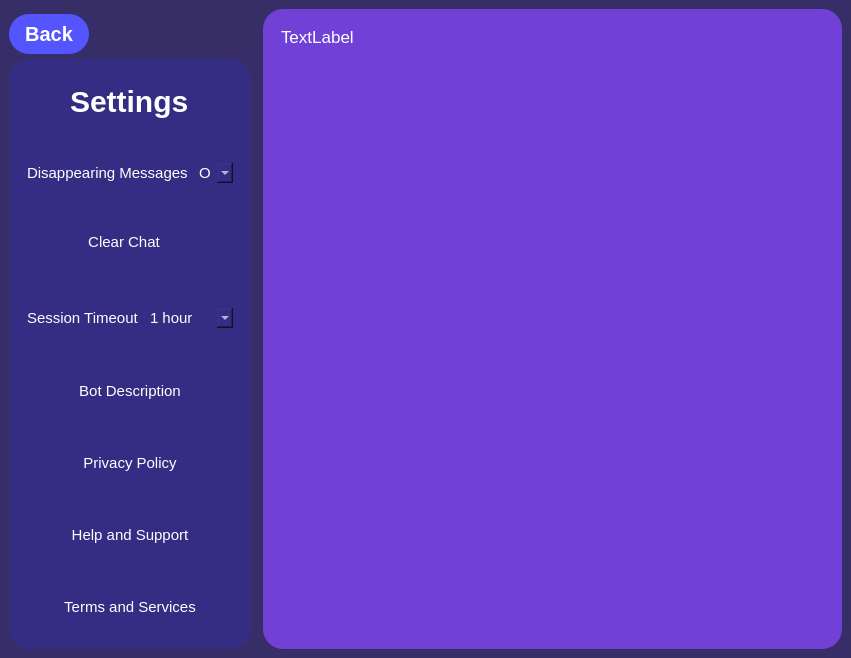
<?xml version="1.0" encoding="UTF-8"?>
<ui version="4.0">
 <class>MainWindow</class>
 <widget class="QMainWindow" name="MainWindow">
  <property name="geometry">
   <rect>
    <x>0</x>
    <y>0</y>
    <width>851</width>
    <height>658</height>
   </rect>
  </property>
  <property name="windowTitle">
   <string>MainWindow</string>
  </property>
  <property name="styleSheet">
   <string notr="true">background-color: rgb(55, 46, 103);</string>
  </property>
  <property name="toolButtonStyle">
   <enum>Qt::ToolButtonTextUnderIcon</enum>
  </property>
  <widget class="QWidget" name="centralwidget">
   <layout class="QHBoxLayout" name="horizontalLayout">
    <item>
     <widget class="QFrame" name="frame">
      <property name="styleSheet">
       <string notr="true">background-color: rgb(55, 46, 103);
border-radius:20px;</string>
      </property>
      <property name="frameShape">
       <enum>QFrame::StyledPanel</enum>
      </property>
      <property name="frameShadow">
       <enum>QFrame::Raised</enum>
      </property>
      <layout class="QHBoxLayout" name="horizontalLayout_2">
       <property name="spacing">
        <number>12</number>
       </property>
       <property name="leftMargin">
        <number>0</number>
       </property>
       <property name="topMargin">
        <number>0</number>
       </property>
       <property name="rightMargin">
        <number>0</number>
       </property>
       <property name="bottomMargin">
        <number>0</number>
       </property>
       <item>
        <widget class="QFrame" name="frame_2">
         <property name="maximumSize">
          <size>
           <width>300</width>
           <height>16777215</height>
          </size>
         </property>
         <property name="styleSheet">
          <string notr="true"/>
         </property>
         <property name="frameShape">
          <enum>QFrame::StyledPanel</enum>
         </property>
         <property name="frameShadow">
          <enum>QFrame::Raised</enum>
         </property>
         <layout class="QVBoxLayout" name="verticalLayout">
          <property name="spacing">
           <number>0</number>
          </property>
          <property name="leftMargin">
           <number>0</number>
          </property>
          <property name="topMargin">
           <number>0</number>
          </property>
          <property name="rightMargin">
           <number>0</number>
          </property>
          <property name="bottomMargin">
           <number>0</number>
          </property>
          <item>
           <widget class="QFrame" name="frame_13">
            <property name="maximumSize">
             <size>
              <width>16777215</width>
              <height>50</height>
             </size>
            </property>
            <property name="frameShape">
             <enum>QFrame::StyledPanel</enum>
            </property>
            <property name="frameShadow">
             <enum>QFrame::Raised</enum>
            </property>
            <layout class="QGridLayout" name="gridLayout_6">
             <property name="leftMargin">
              <number>0</number>
             </property>
             <property name="topMargin">
              <number>0</number>
             </property>
             <property name="rightMargin">
              <number>0</number>
             </property>
             <property name="bottomMargin">
              <number>0</number>
             </property>
             <property name="spacing">
              <number>0</number>
             </property>
             <item row="0" column="0" alignment="Qt::AlignLeft">
              <widget class="QPushButton" name="pushButton">
               <property name="minimumSize">
                <size>
                 <width>80</width>
                 <height>40</height>
                </size>
               </property>
               <property name="styleSheet">
                <string notr="true">color:rgb(255,255,255);
font-weight:bold;
font-size:20px;
background-color:rgb(85, 85, 255)</string>
               </property>
               <property name="text">
                <string>Back</string>
               </property>
               <property name="flat">
                <bool>false</bool>
               </property>
              </widget>
             </item>
            </layout>
           </widget>
          </item>
          <item>
           <widget class="QFrame" name="frame_5">
            <property name="styleSheet">
             <string notr="true">background-color: rgb(53, 45, 131);</string>
            </property>
            <property name="frameShape">
             <enum>QFrame::StyledPanel</enum>
            </property>
            <property name="frameShadow">
             <enum>QFrame::Raised</enum>
            </property>
            <layout class="QVBoxLayout" name="verticalLayout_2">
             <item alignment="Qt::AlignHCenter">
              <widget class="QLabel" name="label">
               <property name="minimumSize">
                <size>
                 <width>0</width>
                 <height>0</height>
                </size>
               </property>
               <property name="maximumSize">
                <size>
                 <width>16777215</width>
                 <height>16777215</height>
                </size>
               </property>
               <property name="styleSheet">
                <string notr="true">color:rgb(255,255,255);
font-weight:bold;
font-size:30px</string>
               </property>
               <property name="text">
                <string>Settings</string>
               </property>
              </widget>
             </item>
             <item>
              <widget class="QFrame" name="frame_10">
               <property name="styleSheet">
                <string notr="true">color:rgb(255,255,255);
font-size:15px;</string>
               </property>
               <property name="frameShape">
                <enum>QFrame::StyledPanel</enum>
               </property>
               <property name="frameShadow">
                <enum>QFrame::Raised</enum>
               </property>
               <layout class="QHBoxLayout" name="horizontalLayout_3">
                <item>
                 <widget class="QLabel" name="label_2">
                  <property name="text">
                   <string>Disappearing Messages</string>
                  </property>
                 </widget>
                </item>
                <item>
                 <widget class="QComboBox" name="comboBox_2">
                  <property name="styleSheet">
                   <string notr="true">color:rgb(255,255,255);</string>
                  </property>
                  <item>
                   <property name="text">
                    <string>On</string>
                   </property>
                  </item>
                  <item>
                   <property name="text">
                    <string>Off</string>
                   </property>
                  </item>
                 </widget>
                </item>
               </layout>
              </widget>
             </item>
             <item>
              <widget class="QFrame" name="frame_11">
               <property name="frameShape">
                <enum>QFrame::StyledPanel</enum>
               </property>
               <property name="frameShadow">
                <enum>QFrame::Raised</enum>
               </property>
               <widget class="QPushButton" name="pushButton_2">
                <property name="geometry">
                 <rect>
                  <x>-10</x>
                  <y>20</y>
                  <width>232</width>
                  <height>20</height>
                 </rect>
                </property>
                <property name="styleSheet">
                 <string notr="true">color:rgb(255,255,255);
font-size:15px;</string>
                </property>
                <property name="text">
                 <string>Clear Chat</string>
                </property>
               </widget>
              </widget>
             </item>
             <item>
              <widget class="QFrame" name="frame_6">
               <property name="frameShape">
                <enum>QFrame::StyledPanel</enum>
               </property>
               <property name="frameShadow">
                <enum>QFrame::Raised</enum>
               </property>
               <layout class="QHBoxLayout" name="horizontalLayout_4">
                <item>
                 <widget class="QLabel" name="label_4">
                  <property name="minimumSize">
                   <size>
                    <width>0</width>
                    <height>50</height>
                   </size>
                  </property>
                  <property name="styleSheet">
                   <string notr="true">color:rgb(255,255,255);
font-size:15px;</string>
                  </property>
                  <property name="text">
                   <string>Session Timeout</string>
                  </property>
                 </widget>
                </item>
                <item>
                 <widget class="QComboBox" name="comboBox">
                  <property name="styleSheet">
                   <string notr="true">color:rgb(255,255,255);
font-size:15px;</string>
                  </property>
                  <item>
                   <property name="text">
                    <string>1 hour</string>
                   </property>
                   <property name="icon">
                    <iconset theme="color:rgb(255,255,255);&#10;font-size:15px;">
                     <normaloff>.</normaloff>.</iconset>
                   </property>
                  </item>
                  <item>
                   <property name="text">
                    <string>10 hours</string>
                   </property>
                  </item>
                  <item>
                   <property name="text">
                    <string>1 day</string>
                   </property>
                  </item>
                  <item>
                   <property name="text">
                    <string>Always</string>
                   </property>
                  </item>
                 </widget>
                </item>
               </layout>
              </widget>
             </item>
             <item>
              <widget class="QFrame" name="frame_12">
               <property name="frameShape">
                <enum>QFrame::StyledPanel</enum>
               </property>
               <property name="frameShadow">
                <enum>QFrame::Raised</enum>
               </property>
               <layout class="QGridLayout" name="gridLayout_2">
                <item row="0" column="0">
                 <widget class="QPushButton" name="pushButton_3">
                  <property name="styleSheet">
                   <string notr="true">color:rgb(255,255,255);
font-size:15px;</string>
                  </property>
                  <property name="text">
                   <string>Bot Description</string>
                  </property>
                 </widget>
                </item>
               </layout>
              </widget>
             </item>
             <item>
              <widget class="QFrame" name="frame_7">
               <property name="frameShape">
                <enum>QFrame::StyledPanel</enum>
               </property>
               <property name="frameShadow">
                <enum>QFrame::Raised</enum>
               </property>
               <layout class="QGridLayout" name="gridLayout_3">
                <item row="0" column="0">
                 <widget class="QPushButton" name="pushButton_5">
                  <property name="styleSheet">
                   <string notr="true">color:rgb(255,255,255);
font-size:15px;</string>
                  </property>
                  <property name="text">
                   <string>Privacy Policy</string>
                  </property>
                 </widget>
                </item>
               </layout>
              </widget>
             </item>
             <item>
              <widget class="QFrame" name="frame_9">
               <property name="frameShape">
                <enum>QFrame::StyledPanel</enum>
               </property>
               <property name="frameShadow">
                <enum>QFrame::Raised</enum>
               </property>
               <layout class="QGridLayout" name="gridLayout_4">
                <item row="0" column="0">
                 <widget class="QPushButton" name="pushButton_4">
                  <property name="styleSheet">
                   <string notr="true">color:rgb(255,255,255);
font-size:15px;</string>
                  </property>
                  <property name="text">
                   <string>Help and Support</string>
                  </property>
                 </widget>
                </item>
               </layout>
              </widget>
             </item>
             <item>
              <widget class="QFrame" name="frame_8">
               <property name="frameShape">
                <enum>QFrame::StyledPanel</enum>
               </property>
               <property name="frameShadow">
                <enum>QFrame::Raised</enum>
               </property>
               <layout class="QGridLayout" name="gridLayout_5">
                <item row="0" column="0">
                 <widget class="QPushButton" name="pushButton_6">
                  <property name="styleSheet">
                   <string notr="true">color:rgb(255,255,255);
font-size:15px;</string>
                  </property>
                  <property name="text">
                   <string>Terms and Services</string>
                  </property>
                 </widget>
                </item>
               </layout>
              </widget>
             </item>
            </layout>
           </widget>
          </item>
         </layout>
        </widget>
       </item>
       <item>
        <widget class="QFrame" name="frame_3">
         <property name="styleSheet">
          <string notr="true"/>
         </property>
         <property name="frameShape">
          <enum>QFrame::StyledPanel</enum>
         </property>
         <property name="frameShadow">
          <enum>QFrame::Raised</enum>
         </property>
         <layout class="QVBoxLayout" name="verticalLayout_3">
          <property name="spacing">
           <number>0</number>
          </property>
          <property name="leftMargin">
           <number>0</number>
          </property>
          <property name="topMargin">
           <number>0</number>
          </property>
          <property name="rightMargin">
           <number>0</number>
          </property>
          <property name="bottomMargin">
           <number>0</number>
          </property>
          <item>
           <widget class="QFrame" name="frame_14">
            <property name="styleSheet">
             <string notr="true">background-color: rgb(113, 64, 215);</string>
            </property>
            <property name="frameShape">
             <enum>QFrame::StyledPanel</enum>
            </property>
            <property name="frameShadow">
             <enum>QFrame::Raised</enum>
            </property>
            <layout class="QGridLayout" name="gridLayout">
             <item row="0" column="0">
              <widget class="QScrollArea" name="scrollArea">
               <property name="widgetResizable">
                <bool>true</bool>
               </property>
               <widget class="QWidget" name="scrollAreaWidgetContents">
                <property name="geometry">
                 <rect>
                  <x>0</x>
                  <y>0</y>
                  <width>565</width>
                  <height>622</height>
                 </rect>
                </property>
                <layout class="QGridLayout" name="gridLayout_7">
                 <item row="0" column="0" alignment="Qt::AlignTop">
                  <widget class="QLabel" name="label_3">
                   <property name="styleSheet">
                    <string notr="true">font-size:17px;
color:rgb(255,255,255)</string>
                   </property>
                   <property name="text">
                    <string>TextLabel</string>
                   </property>
                  </widget>
                 </item>
                </layout>
               </widget>
              </widget>
             </item>
            </layout>
           </widget>
          </item>
         </layout>
        </widget>
       </item>
      </layout>
     </widget>
    </item>
   </layout>
  </widget>
 </widget>
 <resources/>
 <connections/>
</ui>
